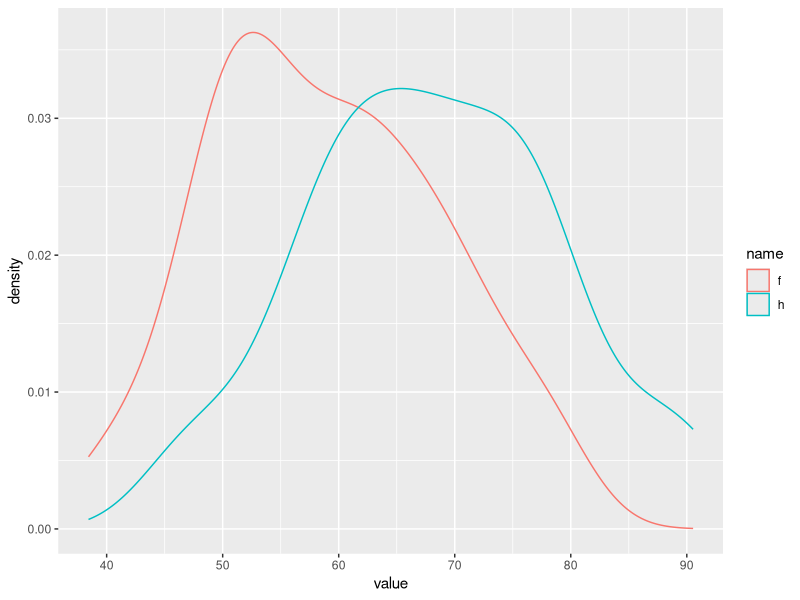
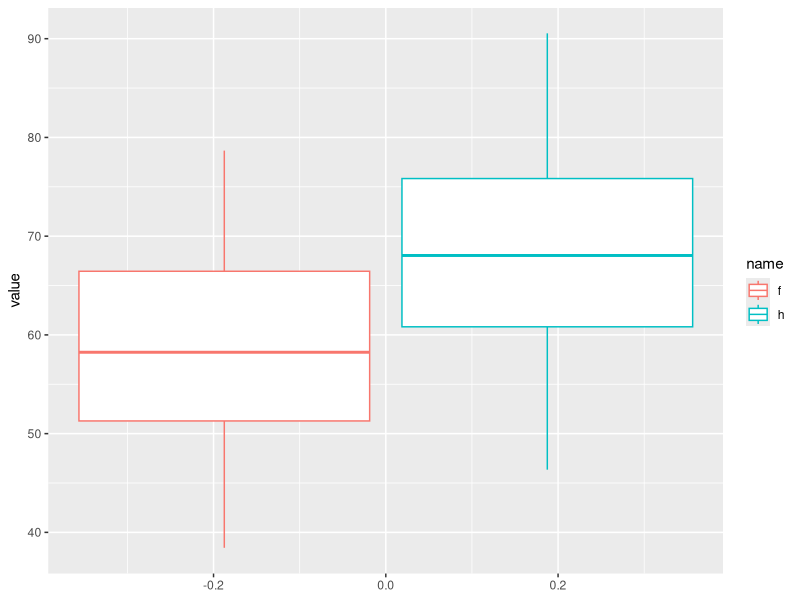

Write the R code that produced these figures, in order.
## ---- chunk 1
knitr::opts_chunk$set(echo = TRUE)
## ---- chunk 2
# Casser le nombre d'individus par classe
table(iris$Species)
df_desequilibre<- iris[1:101 , ]
table(df_desequilibre$Species)

library(dplyr)
df_desequilibre %>% 
        as_tibble() %>% 
        group_by(Species) %>% 
        summarise_if(is.numeric, mean)
## ---- chunk 3
iris %>% 
        as_tibble() %>% 
        group_by(Species) %>% 
        summarise_if(is.numeric, mean)

## ---- chunk 4
# la grandeur (moyenne) des variables et la variance
## ---- chunk 5
f <- rnorm(100, 60, 10)
h <- rnorm(100, 70, 10)
library(dplyr)
dd <- tibble("f" = f, "h" = h)

## ---- chunk 6
dd2 <- dd[1:70 , ]

summary(dd2)

library(ggplot2)
dd2 %>% 
        tidyr::pivot_longer(. , cols = c("f", "h")) %>%
        ggplot(. , aes(x = value, color = name)) +
        geom_density()
## ---- chunk 7
dd2 %>% 
        tidyr::pivot_longer(. , cols = c("f", "h")) %>%
        ggplot(. , aes(y = value, color = name)) +
        geom_boxplot()
## ---- chunk 8

# en appliquant la règle de Kévin taille < 65 => Genre = Femme
table(dd2[dd2$f <65 | dd2$h < 65, ] )
sum(dd2$f <65)
sum(dd2$h < 65)

str(dd2)

sum(dd2$f >= 65)
sum(dd2$h >= 65)

## ---- chunk 9
d_exp <- dd[71:100 , ]
# str(dd)

sum(d_exp$f <65)
sum(d_exp$h < 65)
sum(d_exp$f >= 65)
sum(d_exp$h >= 65)

